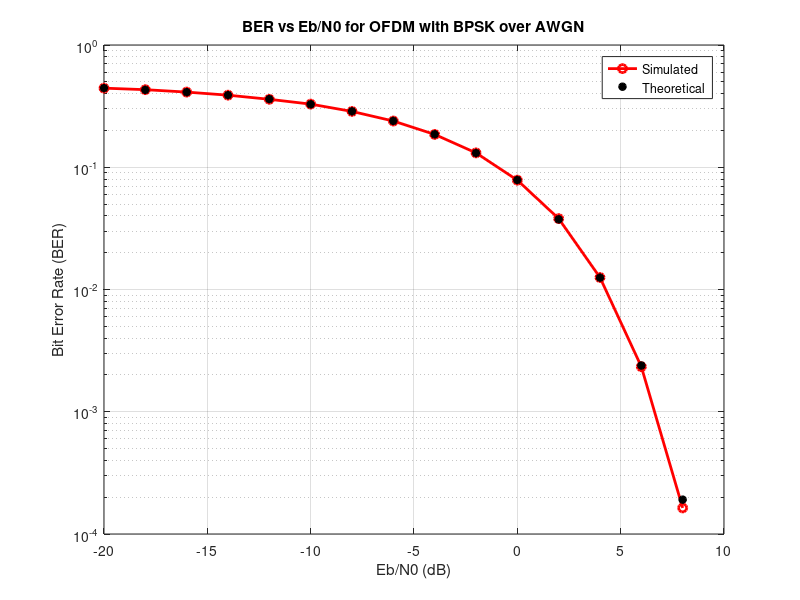

Reproduce this figure in MATLAB.
% Simulation of OFDM system in an AWGN environment
clear;
clc;

% -------- Simulation parameters ----------------
nSym = 1e4;                  % Number of OFDM Symbols to transmit
EbN0dB = -20:2:8;            % Eb/N0 range in dB

% -------- OFDM Parameters (IEEE Spec) ----------
N   = 64;                    % FFT size (total subcarriers)
Nsd = 48;                    % Number of data subcarriers
Nsp = 4;                     % Number of pilot subcarriers
ofdmBW = 20e6;               % OFDM bandwidth (Hz)

% -------- Derived Parameters -------------------
deltaF   = ofdmBW / N;       % Subcarrier spacing
Tfft     = 1 / deltaF;       % IFFT/FFT period
Tgi      = Tfft / 4;         % Guard interval duration
Tsignal  = Tgi + Tfft;       % OFDM symbol duration
Ncp      = N * Tgi / Tfft;   % Cyclic prefix length
Nst      = Nsd + Nsp;        % Total used subcarriers

nBitsPerSym = Nst;           % For BPSK, bits per symbol = subcarriers

% Convert Eb/N0 to Es/N0
EsN0dB = EbN0dB + 10*log10(Nst/N) + 10*log10(N/(Ncp+N));

errors = zeros(1, length(EsN0dB));
theoreticalBER = zeros(1, length(EsN0dB));

% -------- Monte Carlo Simulation ---------------
for i = 1:length(EsN0dB)
    for j = 1:nSym
        % Transmitter
        s = 2*round(rand(1, Nst)) - 1;   % BPSK symbols

        % IFFT mapping
        X_Freq = [zeros(1,1) s(1:Nst/2) zeros(1,11) s(Nst/2+1:end)];
        x_Time = N/sqrt(Nst) * ifft(X_Freq);

        % Add cyclic prefix
        ofdm_signal = [x_Time(N-Ncp+1:N) x_Time];

        % Channel (AWGN)
        noise = (randn(1, length(ofdm_signal)) + 1i*randn(1, length(ofdm_signal))) / sqrt(2);
        r = sqrt((N+Ncp)/N) * ofdm_signal + 10^(-EsN0dB(i)/20) * noise;

        % Receiver
        r_Parallel = r(Ncp+1:N+Ncp);              % Remove CP
        r_Time = sqrt(Nst)/N * fft(r_Parallel);   % FFT

        % Extract data carriers
        R_Freq = r_Time([(2:Nst/2+1) (Nst/2+13:Nst+12)]);

        % BPSK demodulation
        s_cap = sign(real(R_Freq));
        numErrors = sum(abs(s_cap - s)/2);

        errors(i) = errors(i) + numErrors;
    end

    % Theoretical BER for BPSK in AWGN
    theoreticalBER(i) = 0.5 * erfc(sqrt(10^(EbN0dB(i)/10)));
end

% -------- Results ------------------------------
simulatedBER = errors / (nSym * Nst);

% Plot results
semilogy(EbN0dB, simulatedBER, 'r-o', 'LineWidth', 2);
hold on;
semilogy(EbN0dB, theoreticalBER, 'k*', 'LineWidth', 2);
grid on;
title('BER vs Eb/N0 for OFDM with BPSK over AWGN');
xlabel('Eb/N0 (dB)');
ylabel('Bit Error Rate (BER)');
legend('Simulated', 'Theoretical');
